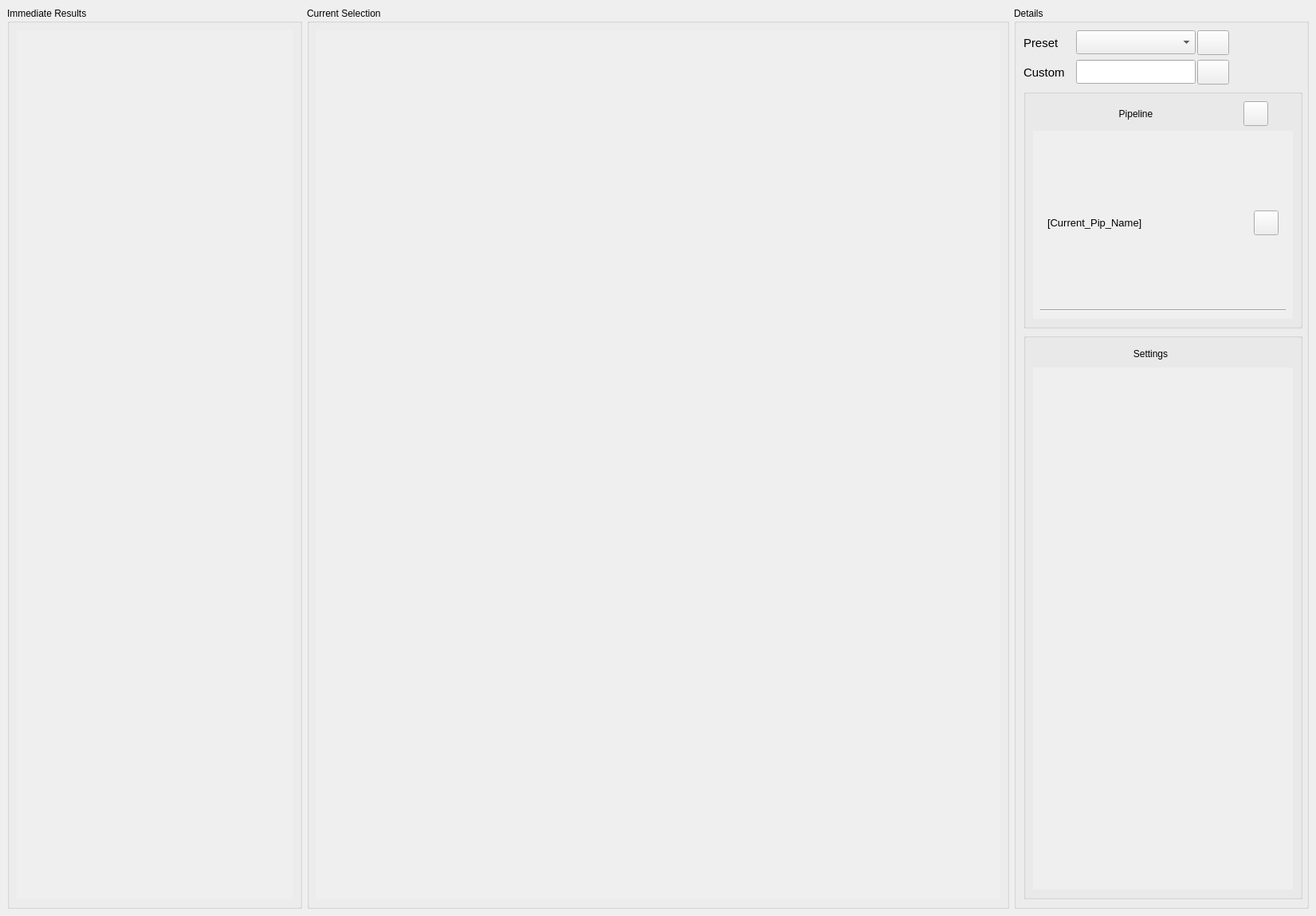
<?xml version="1.0" encoding="UTF-8"?>
<ui version="4.0">
 <class>MainWindow</class>
 <widget class="QMainWindow" name="MainWindow">
  <property name="geometry">
   <rect>
    <x>0</x>
    <y>0</y>
    <width>1651</width>
    <height>1149</height>
   </rect>
  </property>
  <property name="windowTitle">
   <string>MainWindow</string>
  </property>
  <widget class="QWidget" name="CentralView">
   <layout class="QVBoxLayout" name="verticalLayout_3">
    <item>
     <layout class="QHBoxLayout" name="main_window_layout">
      <item>
       <widget class="QGroupBox" name="left_panel">
        <property name="minimumSize">
         <size>
          <width>370</width>
          <height>500</height>
         </size>
        </property>
        <property name="maximumSize">
         <size>
          <width>300</width>
          <height>16777215</height>
         </size>
        </property>
        <property name="title">
         <string>Immediate Results</string>
        </property>
        <layout class="QVBoxLayout" name="verticalLayout_6">
         <item>
          <widget class="QScrollArea" name="left_scroll">
           <property name="frameShape">
            <enum>QFrame::NoFrame</enum>
           </property>
           <property name="widgetResizable">
            <bool>true</bool>
           </property>
           <widget class="QWidget" name="left_scroll_results">
            <property name="geometry">
             <rect>
              <x>0</x>
              <y>0</y>
              <width>350</width>
              <height>1096</height>
             </rect>
            </property>
            <layout class="QVBoxLayout" name="verticalLayout_10">
             <item>
              <layout class="QVBoxLayout" name="left_scroll_results_vbox_layout"/>
             </item>
            </layout>
           </widget>
          </widget>
         </item>
        </layout>
       </widget>
      </item>
      <item>
       <widget class="QGroupBox" name="mid_panel">
        <property name="minimumSize">
         <size>
          <width>300</width>
          <height>500</height>
         </size>
        </property>
        <property name="title">
         <string>Current Selection</string>
        </property>
        <layout class="QVBoxLayout" name="verticalLayout_7">
         <item>
          <widget class="QScrollArea" name="main_image_scroll">
           <property name="frameShape">
            <enum>QFrame::NoFrame</enum>
           </property>
           <property name="widgetResizable">
            <bool>true</bool>
           </property>
           <widget class="QWidget" name="main_scoll_vbox_layout">
            <property name="geometry">
             <rect>
              <x>0</x>
              <y>0</y>
              <width>859</width>
              <height>1096</height>
             </rect>
            </property>
            <layout class="QVBoxLayout" name="verticalLayout_8">
             <item>
              <widget class="QLabel" name="main_image_label">
               <property name="text">
                <string/>
               </property>
              </widget>
             </item>
            </layout>
           </widget>
          </widget>
         </item>
        </layout>
       </widget>
      </item>
      <item>
       <widget class="QGroupBox" name="right_panel">
        <property name="minimumSize">
         <size>
          <width>370</width>
          <height>500</height>
         </size>
        </property>
        <property name="maximumSize">
         <size>
          <width>300</width>
          <height>16777215</height>
         </size>
        </property>
        <property name="title">
         <string>Details</string>
        </property>
        <layout class="QGridLayout" name="gridLayout">
         <item row="0" column="0">
          <widget class="QLabel" name="fav_label">
           <property name="minimumSize">
            <size>
             <width>60</width>
             <height>0</height>
            </size>
           </property>
           <property name="maximumSize">
            <size>
             <width>80</width>
             <height>16777215</height>
            </size>
           </property>
           <property name="font">
            <font>
             <pointsize>11</pointsize>
            </font>
           </property>
           <property name="text">
            <string>Preset</string>
           </property>
          </widget>
         </item>
         <item row="1" column="1" colspan="2">
          <widget class="QLineEdit" name="custom_line_edit">
           <property name="sizePolicy">
            <sizepolicy hsizetype="Preferred" vsizetype="Fixed">
             <horstretch>0</horstretch>
             <verstretch>0</verstretch>
            </sizepolicy>
           </property>
           <property name="minimumSize">
            <size>
             <width>150</width>
             <height>30</height>
            </size>
           </property>
           <property name="maximumSize">
            <size>
             <width>150</width>
             <height>16777215</height>
            </size>
           </property>
          </widget>
         </item>
         <item row="3" column="2">
          <spacer name="verticalSpacer">
           <property name="orientation">
            <enum>Qt::Vertical</enum>
           </property>
           <property name="sizeType">
            <enum>QSizePolicy::Fixed</enum>
           </property>
           <property name="sizeHint" stdset="0">
            <size>
             <width>0</width>
             <height>10</height>
            </size>
           </property>
          </spacer>
         </item>
         <item row="0" column="1" colspan="2">
          <widget class="QComboBox" name="fav_pips_combo_box">
           <property name="minimumSize">
            <size>
             <width>150</width>
             <height>30</height>
            </size>
           </property>
           <property name="maximumSize">
            <size>
             <width>150</width>
             <height>16777215</height>
            </size>
           </property>
          </widget>
         </item>
         <item row="1" column="0">
          <widget class="QLabel" name="custom_label">
           <property name="minimumSize">
            <size>
             <width>60</width>
             <height>0</height>
            </size>
           </property>
           <property name="maximumSize">
            <size>
             <width>80</width>
             <height>16777215</height>
            </size>
           </property>
           <property name="font">
            <font>
             <pointsize>11</pointsize>
            </font>
           </property>
           <property name="text">
            <string>Custom</string>
           </property>
          </widget>
         </item>
         <item row="2" column="0" rowspan="2" colspan="6">
          <widget class="QGroupBox" name="pip_collapsable">
           <property name="minimumSize">
            <size>
             <width>350</width>
             <height>300</height>
            </size>
           </property>
           <property name="maximumSize">
            <size>
             <width>16777215</width>
             <height>300</height>
            </size>
           </property>
           <property name="title">
            <string/>
           </property>
           <layout class="QVBoxLayout" name="verticalLayout_2">
            <item>
             <layout class="QHBoxLayout" name="pip_collapse_button">
              <item>
               <widget class="QLabel" name="label_2">
                <property name="maximumSize">
                 <size>
                  <width>16777215</width>
                  <height>16777215</height>
                 </size>
                </property>
                <property name="text">
                 <string>Pipeline</string>
                </property>
                <property name="alignment">
                 <set>Qt::AlignCenter</set>
                </property>
               </widget>
              </item>
              <item>
               <widget class="QPushButton" name="delete_btn">
                <property name="minimumSize">
                 <size>
                  <width>31</width>
                  <height>31</height>
                 </size>
                </property>
                <property name="maximumSize">
                 <size>
                  <width>31</width>
                  <height>31</height>
                 </size>
                </property>
                <property name="text">
                 <string/>
                </property>
               </widget>
              </item>
              <item>
               <widget class="QPushButton" name="pushButton_collapse_pipe">
                <property name="maximumSize">
                 <size>
                  <width>25</width>
                  <height>16777215</height>
                 </size>
                </property>
                <property name="text">
                 <string/>
                </property>
                <property name="icon">
                 <iconset>
                  <normaloff>down.png</normaloff>
                  <normalon>up.png</normalon>down.png</iconset>
                </property>
                <property name="checkable">
                 <bool>true</bool>
                </property>
                <property name="flat">
                 <bool>true</bool>
                </property>
               </widget>
              </item>
             </layout>
            </item>
            <item>
             <widget class="QScrollArea" name="pip_scroll">
              <property name="frameShape">
               <enum>QFrame::NoFrame</enum>
              </property>
              <property name="widgetResizable">
               <bool>true</bool>
              </property>
              <widget class="QWidget" name="pip_scroll_vbox_layout">
               <property name="geometry">
                <rect>
                 <x>0</x>
                 <y>0</y>
                 <width>330</width>
                 <height>241</height>
                </rect>
               </property>
               <layout class="QVBoxLayout" name="verticalLayout_4">
                <item>
                 <layout class="QVBoxLayout" name="pip_widget_vbox_layout">
                  <property name="spacing">
                   <number>2</number>
                  </property>
                  <item>
                   <widget class="QWidget" name="widget" native="true">
                    <property name="font">
                     <font>
                      <underline>false</underline>
                     </font>
                    </property>
                    <layout class="QHBoxLayout" name="horizontalLayout">
                     <item>
                      <widget class="QLabel" name="current_pip_label">
                       <property name="font">
                        <font>
                         <pointsize>10</pointsize>
                        </font>
                       </property>
                       <property name="text">
                        <string>[Current_Pip_Name]</string>
                       </property>
                      </widget>
                     </item>
                     <item>
                      <widget class="QPushButton" name="add_btn">
                       <property name="minimumSize">
                        <size>
                         <width>31</width>
                         <height>31</height>
                        </size>
                       </property>
                       <property name="maximumSize">
                        <size>
                         <width>31</width>
                         <height>31</height>
                        </size>
                       </property>
                       <property name="text">
                        <string/>
                       </property>
                      </widget>
                     </item>
                    </layout>
                   </widget>
                  </item>
                  <item>
                   <widget class="Line" name="line">
                    <property name="orientation">
                     <enum>Qt::Horizontal</enum>
                    </property>
                   </widget>
                  </item>
                 </layout>
                </item>
               </layout>
              </widget>
             </widget>
            </item>
           </layout>
          </widget>
         </item>
         <item row="4" column="0" colspan="6">
          <widget class="QGroupBox" name="settings_collapsable">
           <property name="enabled">
            <bool>true</bool>
           </property>
           <property name="sizePolicy">
            <sizepolicy hsizetype="Preferred" vsizetype="Expanding">
             <horstretch>0</horstretch>
             <verstretch>0</verstretch>
            </sizepolicy>
           </property>
           <property name="minimumSize">
            <size>
             <width>350</width>
             <height>400</height>
            </size>
           </property>
           <property name="acceptDrops">
            <bool>false</bool>
           </property>
           <property name="title">
            <string/>
           </property>
           <property name="alignment">
            <set>Qt::AlignLeading|Qt::AlignLeft|Qt::AlignTop</set>
           </property>
           <property name="flat">
            <bool>false</bool>
           </property>
           <property name="checkable">
            <bool>false</bool>
           </property>
           <layout class="QVBoxLayout" name="verticalLayout">
            <item>
             <layout class="QHBoxLayout" name="settings_collapse_button">
              <item>
               <widget class="QLabel" name="label">
                <property name="text">
                 <string>Settings</string>
                </property>
                <property name="alignment">
                 <set>Qt::AlignCenter</set>
                </property>
               </widget>
              </item>
              <item>
               <widget class="QPushButton" name="pushButton_collapse_settings">
                <property name="minimumSize">
                 <size>
                  <width>1</width>
                  <height>0</height>
                 </size>
                </property>
                <property name="maximumSize">
                 <size>
                  <width>25</width>
                  <height>16777215</height>
                 </size>
                </property>
                <property name="text">
                 <string notr="true"/>
                </property>
                <property name="icon">
                 <iconset>
                  <normaloff>down.png</normaloff>
                  <normalon>up.png</normalon>down.png</iconset>
                </property>
                <property name="checkable">
                 <bool>true</bool>
                </property>
                <property name="default">
                 <bool>false</bool>
                </property>
                <property name="flat">
                 <bool>true</bool>
                </property>
               </widget>
              </item>
             </layout>
            </item>
            <item>
             <widget class="QScrollArea" name="setting_scroll">
              <property name="frameShape">
               <enum>QFrame::NoFrame</enum>
              </property>
              <property name="widgetResizable">
               <bool>true</bool>
              </property>
              <widget class="QWidget" name="settings_scroll_vbox_layout">
               <property name="geometry">
                <rect>
                 <x>0</x>
                 <y>0</y>
                 <width>330</width>
                 <height>664</height>
                </rect>
               </property>
               <layout class="QVBoxLayout" name="verticalLayout_5">
                <property name="topMargin">
                 <number>0</number>
                </property>
                <item>
                 <layout class="QVBoxLayout" name="setting_widget_vbox_layout"/>
                </item>
               </layout>
              </widget>
             </widget>
            </item>
           </layout>
          </widget>
         </item>
         <item row="0" column="3">
          <widget class="QPushButton" name="save_btn">
           <property name="minimumSize">
            <size>
             <width>31</width>
             <height>31</height>
            </size>
           </property>
           <property name="text">
            <string/>
           </property>
          </widget>
         </item>
         <item row="1" column="3">
          <widget class="QPushButton" name="new_btn">
           <property name="minimumSize">
            <size>
             <width>31</width>
             <height>31</height>
            </size>
           </property>
           <property name="text">
            <string/>
           </property>
          </widget>
         </item>
        </layout>
        <zorder>custom_line_edit</zorder>
        <zorder>custom_label</zorder>
        <zorder>fav_label</zorder>
        <zorder>fav_pips_combo_box</zorder>
        <zorder>settings_collapsable</zorder>
        <zorder>pip_collapsable</zorder>
        <zorder>verticalSpacer</zorder>
        <zorder>new_btn</zorder>
        <zorder>save_btn</zorder>
       </widget>
      </item>
     </layout>
    </item>
   </layout>
  </widget>
  <action name="PipelineMenu">
   <property name="text">
    <string>Pipeline</string>
   </property>
   <property name="toolTip">
    <string>Menuentrys for saving and loading pipelines</string>
   </property>
  </action>
  <action name="actionImages">
   <property name="text">
    <string>Images</string>
   </property>
   <property name="toolTip">
    <string>Menu for saving and loading images</string>
   </property>
  </action>
  <action name="actionLoad">
   <property name="text">
    <string>Load</string>
   </property>
   <property name="toolTip">
    <string>Load a presaved pipeline in json format</string>
   </property>
  </action>
  <action name="actionSave">
   <property name="text">
    <string>Save</string>
   </property>
   <property name="toolTip">
    <string>Save the pipeline settings in a json format. You can load your specified Pipeline in later program calls to process the same settings on other images.</string>
   </property>
  </action>
  <action name="actionLoad_2">
   <property name="text">
    <string>Load</string>
   </property>
   <property name="toolTip">
    <string>Load a presaved Pipeline in json format.</string>
   </property>
  </action>
  <action name="actionSave_2">
   <property name="text">
    <string>Specify Output location</string>
   </property>
   <property name="toolTip">
    <string>Specify the default output location in yout file system. Your processed images and graphs will be stored there after processing.</string>
   </property>
  </action>
  <action name="actionLoad_3">
   <property name="text">
    <string>Load Image</string>
   </property>
   <property name="toolTip">
    <string>Load a single image file from the file system.</string>
   </property>
  </action>
  <action name="actionLoad_Image_Folder">
   <property name="text">
    <string>Load Image Folder</string>
   </property>
   <property name="toolTip">
    <string>Load a complete folder of images. To display immediate results, the program will use the first image of the folder as default.</string>
   </property>
  </action>
 </widget>
 <resources/>
 <connections/>
</ui>
